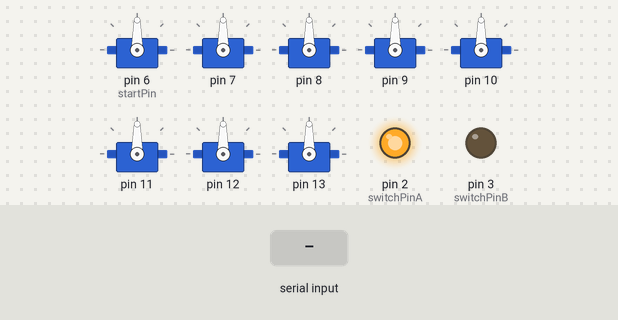
Bench run of a sketch on a simulated Arduino Uno, built with avr-gcc and run on an emulated ATmega328P. On the bench: 8 × servo, output pins drawn as LEDs (lit = HIGH). The inputs (shaded band) are chosen by the test bench.

Above: at 1.2 s.
1.3 s: "90,45\n" received over Serial
At 2.5 s:
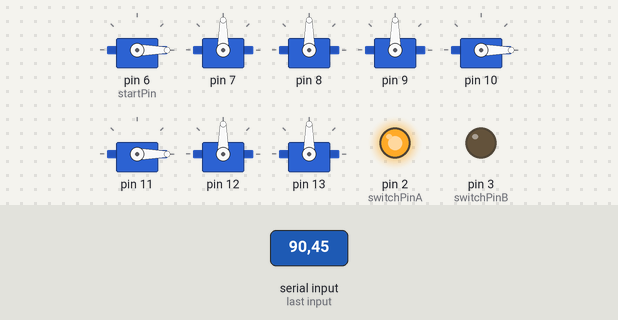
2.8 s: "30,150\n" received over Serial
At 3.7 s:
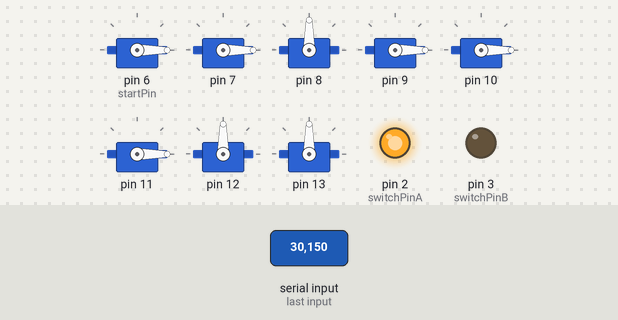
4.3 s: "200\n" received over Serial
At 4.8 s:
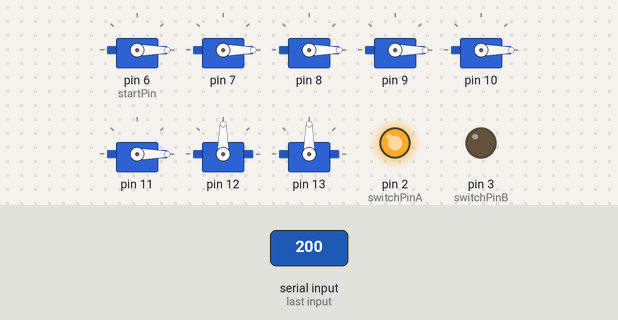
5.8 s: "r90\n" received over Serial
At 7.1 s:
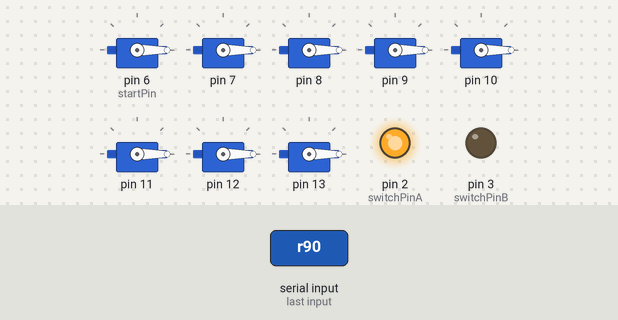
Timing chart, 0 to 8.3 s (numbered marks = the images above; inputs shaded):
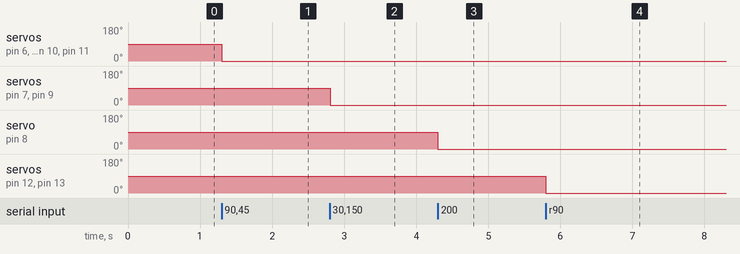

The sketch:

antiPersonnelMines.ino
```cpp
#include <Servo.h>

Servo myServos[8];
int numServos = 8;

int startPin = 6;

int buttonPins[8] = {};
int numButtons = 8;

int firePosition = 180;
int resetPosition = 0;

int switchPinA = 2;
int switchPinB = 3;

int userInput;

void setup()
{

  Serial.begin(9600);

  for(int x = 0; x < numServos; x++)
  {

    myServos[x].attach(startPin + x);

  }

  for(int y = 0; y < numButtons; y++)
  {

    pinMode(buttonPins[y], INPUT);

  }

  pinMode(switchPinA, OUTPUT);
  pinMode(switchPinB, OUTPUT);

  digitalWrite(switchPinA, HIGH);
  digitalWrite(switchPinB, LOW);

}

void loop()
{

  for(int x = 0; x < numButtons; x++)
  {

    if(digitalRead(buttonPins[x]) == HIGH)
    {

      fire(x);
      delay(5);

    }

  }

  if(Serial.available())
  {

    userInput = Serial.read();

    if(userInput == 'r')
    {

      for(int z = 0; z < numServos; z++)
      {

        reset(z);

      }

    }
    else if(userInput - 48 >= 0 || userInput < 10)
    {

      reset(userInput - 48);

    }

  }

}

void fire(int motor)
{

  myServos[motor].write(firePosition);

}

void reset(int motor)
{

  myServos[motor].write(resetPosition);

}
```

Measured:
- after the input at 1.3 s, servo on pin 6 (startPin), servo on pin 10, servo on pin 11: 90° → 0° at once
- after the input at 2.8 s, servo on pin 7, servo on pin 9: 90° → 0° at once
- after the input at 4.3 s, servo on pin 8: 90° → 0° at once
- after the input at 5.8 s, servo on pin 12, servo on pin 13: 90° → 0° at once
